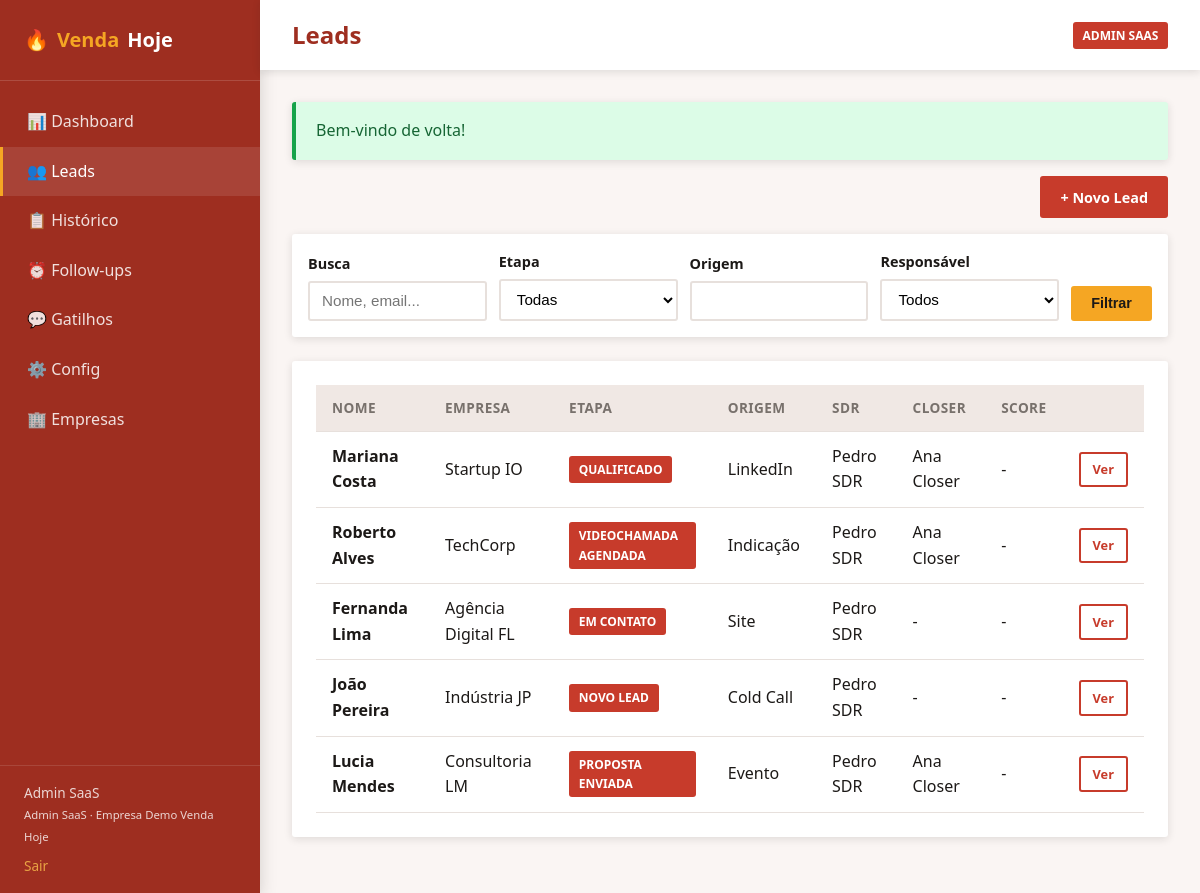
The app's page /venda_hoje/public/leads (signed in) with its own data.
### tables this page shows
CREATE TABLE IF NOT EXISTS leads (
    id INT UNSIGNED AUTO_INCREMENT PRIMARY KEY,
    empresa_id INT UNSIGNED NOT NULL,
    nome VARCHAR(200) NOT NULL,
    email VARCHAR(150) DEFAULT NULL,
    telefone VARCHAR(20) DEFAULT NULL,
    empresa_nome VARCHAR(200) DEFAULT NULL,
    origem VARCHAR(100) DEFAULT NULL,
    etapa_funil ENUM(
        'novo_lead','em_contato','qualificado','videochamada_agendada',
        'videochamada_realizada','proposta_enviada','negociacao','fechado','perdido'
    ) NOT NULL DEFAULT 'novo_lead',
    sdr_id INT UNSIGNED DEFAULT NULL,
    closer_id INT UNSIGNED DEFAULT NULL,
    valor_estimado DECIMAL(12,2) DEFAULT NULL,
    observacoes TEXT,
    created_at TIMESTAMP DEFAULT CURRENT_TIMESTAMP,
    updated_at TIMESTAMP DEFAULT CURRENT_TIMESTAMP ON UPDATE CURRENT_TIMESTAMP,
    FOREIGN KEY (empresa_id) REFERENCES empresas(id) ON DELETE CASCADE,
    FOREIGN KEY (sdr_id) REFERENCES usuarios(id) ON DELETE SET NULL,
    FOREIGN KEY (closer_id) REFERENCES usuarios(id) ON DELETE SET NULL,
    INDEX idx_leads_etapa (etapa_funil),
    INDEX idx_leads_empresa (empresa_id)
);

CREATE TABLE IF NOT EXISTS usuarios (
    id INT UNSIGNED AUTO_INCREMENT PRIMARY KEY,
    empresa_id INT UNSIGNED NOT NULL,
    nome VARCHAR(150) NOT NULL,
    email VARCHAR(150) NOT NULL,
    senha VARCHAR(255) NOT NULL,
    perfil ENUM('sdr','closer','gestor','admin_saas') NOT NULL DEFAULT 'sdr',
    ativo TINYINT(1) NOT NULL DEFAULT 1,
    created_at TIMESTAMP DEFAULT CURRENT_TIMESTAMP,
    updated_at TIMESTAMP DEFAULT CURRENT_TIMESTAMP ON UPDATE CURRENT_TIMESTAMP,
    UNIQUE KEY uk_usuario_email_empresa (email, empresa_id),
    FOREIGN KEY (empresa_id) REFERENCES empresas(id) ON DELETE CASCADE
);

### app/Core/Controller.php (called while the page is built, shortened)
<?php
abstract class Controller
{
    protected function view(string $view, array $data = [], ?string $layout = 'main'): void
    {
        View::render($view, $data, $layout);
    }
    protected function input(string $key, mixed $default = null): mixed
    {
        return $_POST[$key] ?? $_GET[$key] ?? $default;
    }
}

### app/Controllers/LeadController.php (called while the page is built, shortened)
<?php
class LeadController extends Controller
{
    private Lead $leadModel;
    private Usuario $usuarioModel;
    public function __construct()
    {
        $this->leadModel = new Lead();
        $this->usuarioModel = new Usuario();
    }
    public function index(): void
    {
        $user = Auth::user();
        $filters = [
            'etapa' => $this->input('etapa'),
            'origem' => $this->input('origem'),
            'responsavel' => $this->input('responsavel'),
            'busca' => $this->input('busca'),
        ];
        $leads = $this->leadModel->getFiltered(
            (int) $user['empresa_id'],
            array_filter($filters),
            (int) $user['id'],
            $user['perfil']
        );
        $comerciais = $this->usuarioModel->getComerciais((int) $user['empresa_id']);
        $this->view('pages/leads/index', [
            'title' => 'Leads',
            'leads' => $leads,
            'filters' => $filters,
            'comerciais' => $comerciais,
        ]);
    }
}

### public/index.php (called while the page is built, shortened)
<?php
$sessionConfig = require BASE_PATH . '/config/auth.php';
$router = new App\Core\Router();
$uri = $_SERVER['REQUEST_URI'] ?? '/';
$method = $_SERVER['REQUEST_METHOD'] ?? 'GET';
$router->dispatch($uri, $method);

### app/Helpers/functions.php (called while the page is built, shortened)
<?php
if (!function_exists('env')) {
    function env(string $key, mixed $default = null): mixed
    {
        $value = $_ENV[$key] ?? $_SERVER[$key] ?? null;
        return match (strtolower((string) $value)) {
            'true', '(true)' => true,
            'false', '(false)' => false,
            'empty', '(empty)' => '',
            'null', '(null)' => null,
            default => $value,
        };
    }
}
if (!function_exists('config')) {
    function config(string $key, mixed $default = null): mixed
    {
        static $configs = [];
        [$file, $item] = array_pad(explode('.', $key, 2), 2, null);
        if (!isset($configs[$file])) {
            $path = BASE_PATH . "/config/{$file}.php";
            $configs[$file] = file_exists($path) ? require $path : [];
        }
        return $configs[$file][$item] ?? $default;
    }
}
if (!function_exists('url')) {
    function url(string $path = ''): string
    {
        $base = rtrim(config('app.url'), '/');
        $path = $path === '' ? '' : '/' . ltrim($path, '/');
        return $base . $path;
    }
}
if (!function_exists('e')) {
    function e(?string $value): string
    {
        return htmlspecialchars($value ?? '', ENT_QUOTES, 'UTF-8');
    }
}
if (!function_exists('funilLabel')) {
    function funilLabel(string $etapa): string
    {
        return config('app.funil_labels')[$etapa] ?? $etapa;
    }
}

### config/app.php (called while the page is built, shortened)
<?php
return [
    'name' => env('APP_NAME', 'Venda Hoje CRM'),
    'env' => env('APP_ENV', 'local'),
    'debug' => env('APP_DEBUG', true),
    'url' => rtrim(env('APP_URL', 'http://localhost'), '/'),
    'key' => env('APP_KEY', ''),
    'timezone' => 'America/Sao_Paulo',
    'funil_etapas' => [
        'novo_lead',
        'em_contato',
        'qualificado',
        'videochamada_agendada',
        'videochamada_realizada',
        'proposta_enviada',
        'negociacao',
        'fechado',
        'perdido',
    ],
    'funil_labels' => [
        'novo_lead' => 'Novo Lead',
        'em_contato' => 'Em Contato',
        'qualificado' => 'Qualificado',
        'videochamada_agendada' => 'Videochamada Agendada',
        'videochamada_realizada' => 'Videochamada Realizada',
        'proposta_enviada' => 'Proposta Enviada',
        'negociacao' => 'Negociação',
        'fechado' => 'Fechado',
        'perdido' => 'Perdido',
    ],
    'canais_atendimento' => ['telefone', 'whatsapp', 'email', 'videochamada', 'presencial', 'outro'],
    'perfis' => ['sdr', 'closer', 'gestor', 'admin_saas'],
    'perfil_labels' => [
        'sdr' => 'SDR',
        'closer' => 'Closer',
        'gestor' => 'Gestor',
        'admin_saas' => 'Admin SaaS',
    ],
];

### config/database.php (called while the page is built, shortened)
<?php
return [
    'host' => env('DB_HOST', '127.0.0.1'),
    'port' => env('DB_PORT', '3306'),
    'database' => env('DB_DATABASE', 'venda_hoje'),
    'username' => env('DB_USERNAME', 'root'),
    'password' => env('DB_PASSWORD', ''),
];

### app/Core/Database.php (called while the page is built, shortened)
<?php
class Database
{
    private static ?PDO $instance = null;
    public static function getInstance(): PDO
    {
        if (self::$instance === null) {
            $config = require BASE_PATH . '/config/database.php';
            $dsn = sprintf(
                'mysql:host=%s;port=%s;dbname=%s;charset=utf8mb4',
                $config['host'],
                $config['port'],
                $config['database']
            );
            try {
                self::$instance = new PDO($dsn, $config['username'], $config['password'], [
                    PDO::ATTR_ERRMODE => PDO::ERRMODE_EXCEPTION,
                    PDO::ATTR_DEFAULT_FETCH_MODE => PDO::FETCH_ASSOC,
                    PDO::ATTR_EMULATE_PREPARES => false,
                ]);
            } catch (PDOException $e) {
                throw new PDOException('Erro de conexão com o banco: ' . $e->getMessage());
            }
        }
        return self::$instance;
    }
}

### app/Core/Auth.php (called while the page is built, shortened)
<?php
class Auth
{
    public static function user(): ?array
    {
        return $_SESSION[self::SESSION_USER_KEY] ?? null;
    }
}

### app/Models/Lead.php (called while the page is built, shortened)
<?php
class Lead extends Model
{
    public function getFiltered(int $empresaId, array $filters = [], ?int $usuarioId = null, string $perfil = 'sdr'): array
    {
        $sql = "SELECT l.*, sdr.nome AS sdr_nome, closer.nome AS closer_nome,
                       (SELECT score_final FROM diagnosticos WHERE lead_id = l.id ORDER BY created_at DESC LIMIT 1) AS ultimo_score
                FROM leads l
                LEFT JOIN usuarios sdr ON sdr.id = l.sdr_id
                LEFT JOIN usuarios closer ON closer.id = l.closer_id
                WHERE l.empresa_id = ?";
        $params = [$empresaId];
        $sql .= " ORDER BY l.updated_at DESC";
        return $this->query($sql, $params);
    }
}

### app/Core/Model.php (called while the page is built, shortened)
<?php
abstract class Model
{
    protected PDO $db;
    public function __construct()
    {
        $this->db = Database::getInstance();
    }
    protected function query(string $sql, array $params = []): array
    {
        $stmt = $this->db->prepare($sql);
        $stmt->execute($params);
        return $stmt->fetchAll();
    }
}

### app/Views/pages/leads/index.php (the view, shortened to what this page needs)
<div class="flex justify-between items-center mb-2">
    <a href="<?= url('/leads/novo') ?>" class="btn btn-primary">+ Novo Lead</a>
</div>
<form method="GET" class="filters-bar">
    <div class="form-group">
        <label class="form-label">Busca</label>
        <input type="text" name="busca" class="form-control" value="<?= e($filters['busca'] ?? '') ?>" placeholder="Nome, email...">
    </div>
    <div class="form-group">
        <label class="form-label">Etapa</label>
        <select name="etapa" class="form-control">
            <option value="">Todas</option>
        </select>
    </div>
    <div class="form-group">
        <label class="form-label">Origem</label>
        <input type="text" name="origem" class="form-control" value="<?= e($filters['origem'] ?? '') ?>">
    </div>
    <?php if (!empty($comerciais)): ?>
    <div class="form-group">
        <label class="form-label">Responsável</label>
        <select name="responsavel" class="form-control">
            <option value="">Todos</option>
        </select>
    </div>
    <?php endif; ?>
    <button type="submit" class="btn btn-secondary">Filtrar</button>
</form>
<div class="card">
    <?php if (empty($leads)): ?>
        <div class="empty-state">Nenhum lead encontrado.</div>
    <?php else: ?>
    <div class="table-wrap">
        <table>
            <thead>
                <tr>
                    <th>Nome</th>
                    <th>Empresa</th>
                    <th>Etapa</th>
                    <th>Origem</th>
                    <th>SDR</th>
                    <th>Closer</th>
                    <th>Score</th>
                    <th></th>
                </tr>
            </thead>
            <tbody>
            <?php foreach ($leads as $lead): ?>
                <tr>
                    <td><strong><?= e($lead['nome']) ?></strong></td>
                    <td><?= e($lead['empresa_nome'] ?? '-') ?></td>
                    <td><span class="badge badge-primary"><?= funilLabel($lead['etapa_funil']) ?></span></td>
                    <td><?= e($lead['origem'] ?? '-') ?></td>
                    <td><?= e($lead['sdr_nome'] ?? '-') ?></td>
                    <td><?= e($lead['closer_nome'] ?? '-') ?></td>
                    <td>
                        <?php if ($lead['ultimo_score']): ?>
                            <span class="badge badge-<?= scoreClassificacao((float)$lead['ultimo_score']) ?>"><?= number_format((float)$lead['ultimo_score'], 0) ?></span>
                        <?php else: ?>-<?php endif; ?>
                    </td>
                    <td><a href="<?= url('/leads/' . $lead['id']) ?>" class="btn btn-sm btn-outline">Ver</a></td>
                </tr>
            <?php endforeach; ?>
            </tbody>
        </table>
    </div>
    <?php endif; ?>
</div>

### app/Core/Router.php (shortened to what this page needs)
<?php
class Router
{
    private array $routes = [];
    private function addRoute(string $method, string $path, array $handler, array $middleware): void
    {
        $this->routes[] = [
            'method' => $method,
            'path' => $path,
            'handler' => $handler,
            'middleware' => $middleware,
        ];
    }
    public function dispatch(string $uri, string $method): void
    {
        $uri = parse_url($uri, PHP_URL_PATH) ?: '/';
        $basePath = parse_url(config('app.url'), PHP_URL_PATH) ?: '';
        if ($basePath && str_starts_with($uri, $basePath)) {
            $uri = substr($uri, strlen($basePath)) ?: '/';
        }
        $uri = rtrim($uri, '/') ?: '/';
        foreach ($this->routes as $route) {
            $params = $this->match($route['path'], $uri);
            if ($params !== false && $route['method'] === $method) {
                [$controllerClass, $action] = $route['handler'];
                $controller = new $controllerClass();
                call_user_func_array([$controller, $action], $params);
                return;
            }
        }
    }
    private function match(string $routePath, string $uri): array|false
    {
        $pattern = preg_replace('/\{([a-zA-Z_]+)\}/', '([^/]+)', $routePath);
        $pattern = '#^' . $pattern . '$#';
        if (!preg_match($pattern, $uri, $matches)) {
            return false;
        }
        array_shift($matches);
        return $matches;
    }
}

### records on screen
leads: nome "Mariana Costa", empresa_nome "Startup IO", etapa_funil "QUALIFICADO", origem "LinkedIn", sdr.nome "Pedro SDR", closer.nome "Ana Closer"
leads: nome "Roberto Alves", empresa_nome "TechCorp", etapa_funil "VIDEOCHAMADA AGENDADA", origem "Indicação", sdr.nome "Pedro SDR", closer.nome "Ana Closer"
leads: nome "Fernanda Lima", empresa_nome "Agência Digital FL", etapa_funil "EM CONTATO", origem "Site", sdr.nome "Pedro SDR", closer_nome "-"
leads: nome "João Pereira", empresa_nome "Indústria JP", etapa_funil "NOVO LEAD", origem "Cold Call", sdr.nome "Pedro SDR", closer_nome "-"
leads: nome "Lucia Mendes", empresa_nome "Consultoria LM", etapa_funil "PROPOSTA ENVIADA", origem "Evento", sdr.nome "Pedro SDR", closer.nome "Ana Closer"

### other values on screen
$message "Bem-vindo de volta!"
